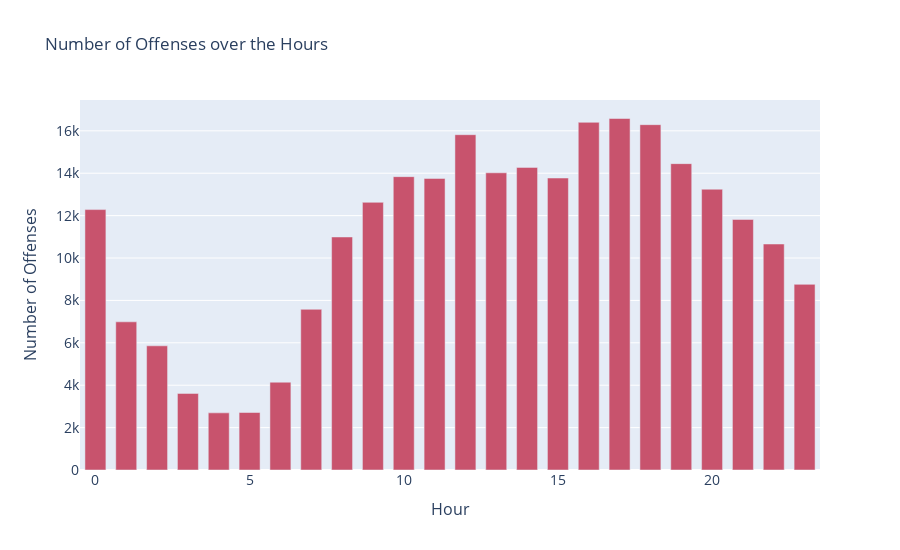

Notebook cell for this chart:
### Markdown cell above
## Kapan kejahatan paling sering terjadi

### Code cell
fig = go.Figure(layout={'height':550})

fig.add_trace(go.Bar(
    x=df.groupby('HOUR')['INCIDENT_NUMBER'].count().reset_index()['HOUR'], 
    y=df.groupby('HOUR')['INCIDENT_NUMBER'].count().reset_index()['INCIDENT_NUMBER'], 
    # name='Weekend', 
    marker_color='rgb(200, 83, 109)'))

fig.update_layout(title='Number of Offenses over the Hours', xaxis_tickfont_size=14,

    yaxis=dict(
        title='Number of Offenses', 
        titlefont_size=16, 
        tickfont_size=14),

    xaxis=dict(
        title='Hour', 
        titlefont_size=16, 
        tickfont_size=14),
        
    legend=dict(x=0, y=1.0, bgcolor='rgba(255, 255, 255, 0)', bordercolor='rgba(255, 255, 255, 0)'), 
                  barmode='group', bargap=0.15, bargroupgap=0.2)
                  
fig.show()

### Figure 1 — Plotly figure (JSON) as saved in the notebook; plotly's stock layout.template omitted (floating-point values rounded to 4 significant figures)
{"data": [{"marker": {"color": "rgb(200, 83, 109)"}, "type": "bar", "x": [0, 1, 2, 3, 4, 5, 6, 7, 8, 9, 10, 11, 12, 13, 14, 15, 16, 17, 18, 19, 20, 21, 22, 23], "y": [12285, 6990, 5858, 3613, 2695, 2712, 4142, 7580, 10993, 12627, 13839, 13755, 15818, 14020, 14276, 13774, 16401, 16582, 16291, 14453, 13246, 11819, 10661, 8757]}], "layout": {"bargap": 0.15, "bargroupgap": 0.2, "barmode": "group", "height": 550, "legend": {"bgcolor": "rgba(255, 255, 255, 0)", "bordercolor": "rgba(255, 255, 255, 0)", "x": 0, "y": 1}, "title": {"text": "Number of Offenses over the Hours"}, "xaxis": {"tickfont": {"size": 14}, "title": {"font": {"size": 16}, "text": "Hour"}}, "yaxis": {"tickfont": {"size": 14}, "title": {"font": {"size": 16}, "text": "Number of Offenses"}}}}
